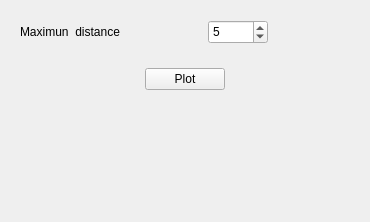
              <widget class="QWidget" name="tab_19">
               <attribute name="title">
                <string>Voronoi</string>
               </attribute>
               <layout class="QVBoxLayout" name="verticalLayout_60">
                <item>
                 <widget class="QFrame" name="frame_22">
                  <property name="minimumSize">
                   <size>
                    <width>0</width>
                    <height>40</height>
                   </size>
                  </property>
                  <property name="frameShape">
                   <enum>QFrame::NoFrame</enum>
                  </property>
                  <property name="frameShadow">
                   <enum>QFrame::Raised</enum>
                  </property>
                  <layout class="QHBoxLayout" name="horizontalLayout_12">
                   <item>
                    <widget class="QLabel" name="label_21">
                     <property name="text">
                      <string>Maximun  distance</string>
                     </property>
                    </widget>
                   </item>
                   <item>
                    <spacer name="horizontalSpacer_12">
                     <property name="orientation">
                      <enum>Qt::Horizontal</enum>
                     </property>
                     <property name="sizeHint" stdset="0">
                      <size>
                       <width>40</width>
                       <height>20</height>
                      </size>
                     </property>
                    </spacer>
                   </item>
                   <item>
                    <widget class="QSpinBox" name="FormActionsPostTextVoronoiMaxDist">
                     <property name="minimumSize">
                      <size>
                       <width>60</width>
                       <height>24</height>
                      </size>
                     </property>
                     <property name="maximumSize">
                      <size>
                       <width>100</width>
                       <height>24</height>
                      </size>
                     </property>
                     <property name="buttonSymbols">
                      <enum>QAbstractSpinBox::UpDownArrows</enum>
                     </property>
                     <property name="value">
                      <number>5</number>
                     </property>
                    </widget>
                   </item>
                   <item>
                    <spacer name="horizontalSpacer_13">
                     <property name="orientation">
                      <enum>Qt::Horizontal</enum>
                     </property>
                     <property name="sizeHint" stdset="0">
                      <size>
                       <width>40</width>
                       <height>20</height>
                      </size>
                     </property>
                    </spacer>
                   </item>
                  </layout>
                 </widget>
                </item>
                <item>
                 <widget class="QFrame" name="frame_19">
                  <property name="frameShape">
                   <enum>QFrame::NoFrame</enum>
                  </property>
                  <property name="frameShadow">
                   <enum>QFrame::Raised</enum>
                  </property>
                  <layout class="QHBoxLayout" name="horizontalLayout_7">
                   <item>
                    <spacer name="horizontalSpacer_3">
                     <property name="orientation">
                      <enum>Qt::Horizontal</enum>
                     </property>
                     <property name="sizeHint" stdset="0">
                      <size>
                       <width>125</width>
                       <height>20</height>
                      </size>
                     </property>
                    </spacer>
                   </item>
                   <item>
                    <widget class="QPushButton" name="FormActionsPostButVoronoi">
                     <property name="text">
                      <string>Plot</string>
                     </property>
                    </widget>
                   </item>
                   <item>
                    <spacer name="horizontalSpacer_4">
                     <property name="orientation">
                      <enum>Qt::Horizontal</enum>
                     </property>
                     <property name="sizeHint" stdset="0">
                      <size>
                       <width>125</width>
                       <height>20</height>
                      </size>
                     </property>
                    </spacer>
                   </item>
                  </layout>
                 </widget>
                </item>
                <item>
                 <widget class="QLabel" name="FormActionsPostLabelVoronoiAtom">
                  <property name="minimumSize">
                   <size>
                    <width>0</width>
                    <height>30</height>
                   </size>
                  </property>
                  <property name="text">
                   <string/>
                  </property>
                 </widget>
                </item>
                <item>
                 <widget class="QLabel" name="FormActionsPostLabelVoronoiVolume">
                  <property name="minimumSize">
                   <size>
                    <width>0</width>
                    <height>30</height>
                   </size>
                  </property>
                  <property name="text">
                   <string/>
                  </property>
                 </widget>
                </item>
                <item>
                 <spacer name="verticalSpacer_3">
                  <property name="orientation">
                   <enum>Qt::Vertical</enum>
                  </property>
                  <property name="sizeHint" stdset="0">
                   <size>
                    <width>20</width>
                    <height>40</height>
                   </size>
                  </property>
                 </spacer>
                </item>
               </layout>
              </widget>
